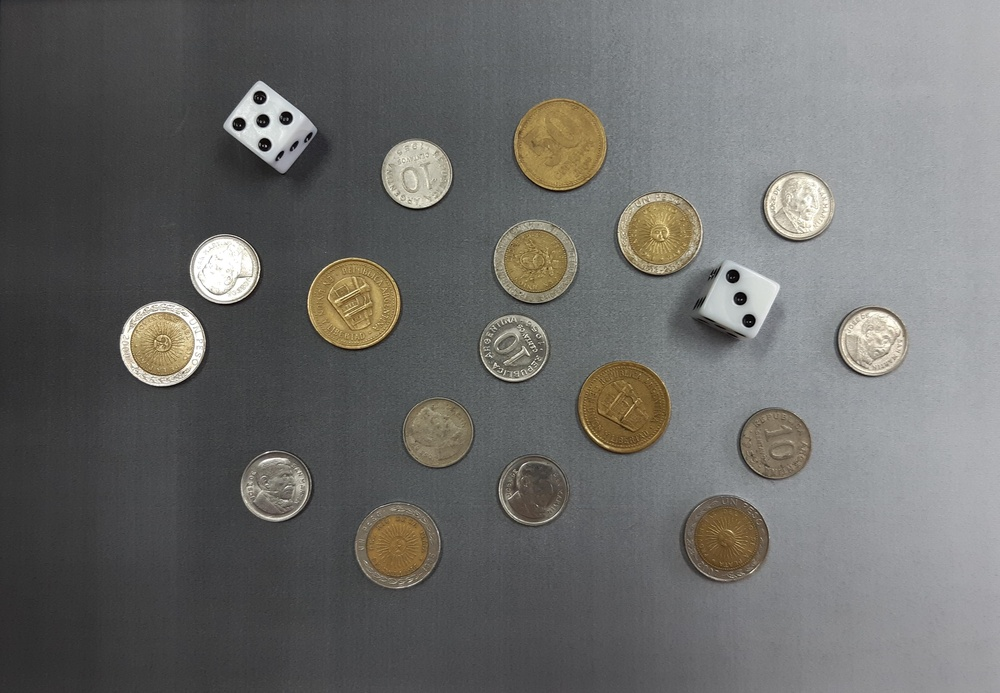
#> input picture images/monedas.jpg, 1000 x 693 px, shrunk from 3871 x 2681 before the run
$ python problema_1_benja.py
#> lines starting #> are read from the running program, lines starting #| are printed output that depends on the picture; after the words box and inside, x2 and y2 are one past the last pixel; in counts of white or black regions, pixels touching at a corner belong together
#> in main, img_bgr is the input picture: shape (693, 1000, 3); mean B, G, R 105.5, 107.4, 107.5
#| Imagen cargada: 1000 x 693 px
"""
TP2 - Problema 1: Detección y clasificación de monedas y dados.

Pipeline (cada etapa informa por consola y muestra una figura):

    A. Segmentación
        1. Carga y suavizado (filtro gaussiano).
        2. Pasaje a CIELAB: canal L (brillo) y croma (saturación del color).
        3. Binarización: croma alto (monedas doradas/bimetálicas)
                         o brillo alto (monedas plateadas y dados).
                         El umbral de brillo lo elige Otsu (U3).
        4. Morfología: clausura, relleno de huecos (floodFill) y apertura.
        5. Componentes conectados: un objeto por moneda o dado.

    B. Clasificación de monedas
        6. Contorno, área y perímetro de cada objeto -> factor de forma rho.
           rho alto = círculo = moneda;  rho bajo = dado.
        7. Las monedas se clasifican por ÁREA con k-means (U5): se agrupan las
           áreas en 3 grupos (10 centavos / 1 peso / 50 centavos) sin umbrales fijos.

    C. Dados
        8. Dentro de cada dado se buscan los puntos negros (pips) y se tapan los
           agujeritos de los reflejos con una clausura (U6).
        9. Los pips de la cara superior son círculos grandes (área alta y
           rho alto); los de las caras laterales están estirados y son chicos.
           "Grande" se mide contra el pip más grande de ese mismo dado.
           El valor del dado es la cantidad de pips de la cara superior.

Uso:  python problema_1_benja.py   (desde la carpeta del proyecto)
Las figuras se guardan en images/output_benja/
"""

import os

import cv2
import numpy as np
import matplotlib.pyplot as plt


# =============================================================================
# Parámetros (ajustados sobre images/monedas.jpg)
# =============================================================================

# RUTA_BASE = os.path.dirname(os.path.abspath(__file__))
RUTA_IMAGEN = 'images/monedas.jpg'
CARPETA_SALIDA = 'images/output_benja/'

# --- Segmentación ------------------------------------------------------------
SIGMA_SUAVIZADO = 2        # Desvío del filtro gaussiano
UMBRAL_CROMA = 4           # Croma > umbral  -> objeto con color (el fondo es gris)
LIMITE_CLARO = 150         # Otsu se calcula solo con los píxeles L > límite (el fondo oscuro no cuenta)
K_CLAUSURA = 31            # Elemento estructurante de la clausura (tapa grietas)
K_APERTURA = 61            # Elemento estructurante de la apertura (saca ruido)

# --- Clasificación de monedas ------------------------------------------------
RHO_MIN_MONEDA = 0.8       # rho > 0.8 -> moneda (círculo);  rho <= 0.8 -> dado
# Áreas medidas (px): 10c ~ 55k-63k | 1 peso ~ 84k-87k | 50c ~ 105k
CLAVES_MONEDAS = ['10c', '1p', '50c']   # De menor a mayor área (k-means usa 3 grupos)

# --- Dados -------------------------------------------------------------------
K_APERTURA_PIPS = 5        # Apertura para limpiar los puntos negros
K_CLAUSURA_PIPS = 15       # Clausura para tapar los reflejos y mordidas dentro de un pip
FRAC_AREA_PIP = 0.5        # Un pip de la cara superior mide al menos esta fracción del pip más grande
RHO_MIN_PIP = 0.65         # ... y circulares (los de las caras laterales estan estirados)

MONEDAS = {
    '10c':  {'nombre': '10 centavos', 'valor': 0.10, 'color': (255, 0, 0)},
    '1p':   {'nombre': '1 peso',      'valor': 1.00, 'color': (0, 160, 0)},
    '50c':  {'nombre': '50 centavos', 'valor': 0.50, 'color': (0, 0, 255)},
}


# =============================================================================
# Funciones auxiliares
# =============================================================================

def elemento(k):
    """Elemento estructurante elíptico de k x k."""
    return cv2.getStructuringElement(cv2.MORPH_ELLIPSE, (k, k))


def rellenar_huecos(binaria):
    """
    Rellena los huecos internos de una imagen binaria (0/255) con floodFill.
    Se inunda el fondo desde la esquina (0, 0); lo que no se inunda es objeto.
    """
    inundada = binaria.copy()
    mascara = np.zeros((binaria.shape[0] + 2, binaria.shape[1] + 2), np.uint8)
    cv2.floodFill(inundada, mascara, (0, 0), 255)
    return binaria | cv2.bitwise_not(inundada)


def medidas_contorno(obj):
    """
    Devuelve (contorno, area, perimetro, rho) de un objeto binario (0/1).
    rho = 4*pi*A / P^2  (= 1 para un círculo perfecto).
    """
    contornos, _ = cv2.findContours(obj, cv2.RETR_EXTERNAL, cv2.CHAIN_APPROX_NONE)
    cnt = max(contornos, key=cv2.contourArea)
    area = cv2.contourArea(cnt)
    perimetro = cv2.arcLength(cnt, True)
    rho = 4 * np.pi * area / perimetro ** 2
    return cnt, area, perimetro, rho


def mostrar(imagenes, titulos, nombre_archivo, titulo_general=None, cmap='gray'):
    """Muestra varias imágenes en una fila y guarda la figura."""
    fig, axs = plt.subplots(1, len(imagenes), figsize=(6 * len(imagenes), 5.5))
    axs = np.atleast_1d(axs)
    for ax, im, t in zip(axs, imagenes, titulos):
        ax.imshow(im, cmap=cmap if im.ndim == 2 else None)
        ax.set_title(t)
        ax.axis('off')
    if titulo_general:
        fig.suptitle(titulo_general, fontsize=14)
    plt.tight_layout()
    fig.savefig(os.path.join(CARPETA_SALIDA, nombre_archivo), dpi=150, bbox_inches='tight')
    plt.show(block=False)


def etiquetas_a_color(labels, num_labels):
    """Pinta cada componente conectado con un color distinto."""
    labels_color = np.uint8(255 / max(num_labels - 1, 1) * labels)
    im_color = cv2.applyColorMap(labels_color, cv2.COLORMAP_JET)
    im_color = cv2.cvtColor(im_color, cv2.COLOR_BGR2RGB)
    im_color[labels == 0] = 0
    return im_color


# =============================================================================
# A. Segmentación
# =============================================================================

def segmentar(img_rgb):
    """
    Segmenta monedas y dados. Devuelve la máscara binaria final (0/255) y
    las imágenes intermedias para mostrarlas.
    """
    # --- 1. Suavizado ---------------------------------------------------------
    img_suave = cv2.GaussianBlur(img_rgb, (0, 0), SIGMA_SUAVIZADO)

    # --- 2. CIELAB: L (brillo) y croma ----------------------------------------
    # El fondo es gris (croma ~ 0) aunque su brillo cambie de izquierda a
    # derecha: el croma no depende del degradé de iluminación.
    lab = cv2.cvtColor(img_suave, cv2.COLOR_RGB2LAB)
#> lab: shape (693, 1000, 3); mean of channels 0, 1, 2 114.3, 127.8, 129.1
    L = lab[..., 0]
    croma = np.hypot(lab[..., 1].astype(np.float32) - 128,
                     lab[..., 2].astype(np.float32) - 128)
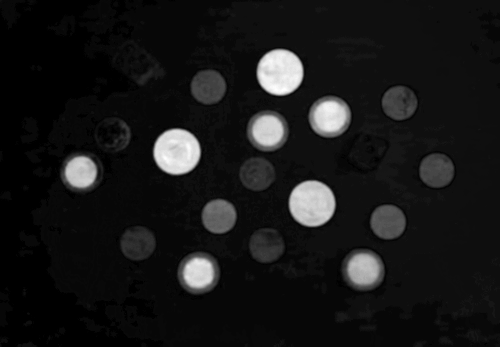
#> croma: shape (693, 1000) float32 (shown at 1/2 size); min 0, max 36.12, mean 3.3; drawn with min black and max white

    # --- 3. Binarización ------------------------------------------------------
    # Monedas doradas y bimetálicas: croma alto.
    # Monedas plateadas y dados: casi sin color, pero muy claros.
    # El umbral de brillo lo calcula Otsu, pero solo con los píxeles claros: si
    # se usara toda la imagen, el fondo (que se aclara hacia la derecha) quedaría
    # mezclado con los objetos.
    umbral_brillo, _ = cv2.threshold(L[L > LIMITE_CLARO].reshape(-1, 1), 0, 255,
                                     cv2.THRESH_BINARY + cv2.THRESH_OTSU)
#> umbral_brillo = 191
    bin_croma = (croma > UMBRAL_CROMA).astype(np.uint8) * 255
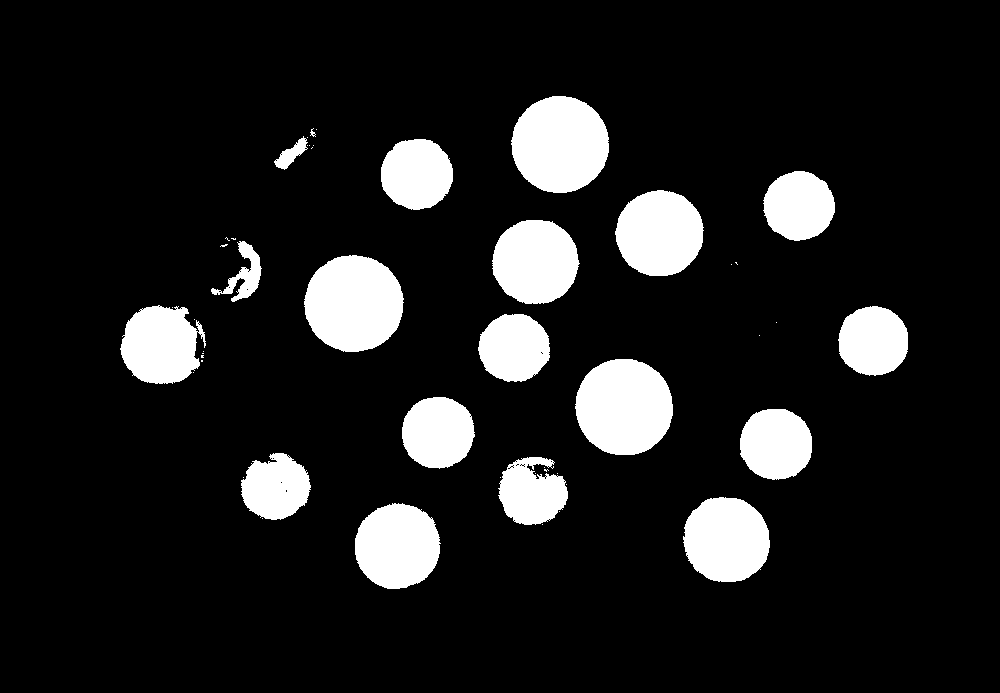
#> bin_croma: shape (693, 1000); 12% white; 49 white regions (30 under 20 px), largest, box (x1, y1, x2, y2) and area: (304, 255, 404, 352) 7555, (575, 359, 673, 455) 7442, (511, 96, 609, 193) 7432
    bin_brillo = (L > umbral_brillo).astype(np.uint8) * 255
#> bin_brillo: shape (693, 1000); 2.4% white; 11 white regions (3 under 20 px), largest, box (x1, y1, x2, y2) and area: (192, 238, 256, 302) 3194, (767, 175, 833, 237) 3022, (706, 262, 780, 334) 2324
    binaria = cv2.bitwise_or(bin_croma, bin_brillo)

    # --- 4. Morfología --------------------------------------------------------
    clausura = cv2.morphologyEx(binaria, cv2.MORPH_CLOSE, elemento(K_CLAUSURA))
#> clausura: shape (693, 1000); 13.6% white; 17 white regions, largest, box (x1, y1, x2, y2) and area: (478, 217, 580, 382) 10122, (120, 237, 262, 384) 9354, (304, 255, 404, 352) 7566
    rellena = rellenar_huecos(clausura)
    mascara = cv2.morphologyEx(rellena, cv2.MORPH_OPEN, elemento(K_APERTURA))
#> mascara: shape (693, 1000); 12.2% white; 17 white regions, largest, box (x1, y1, x2, y2) and area: (305, 255, 403, 352) 7499, (512, 96, 609, 194) 7400, (576, 359, 673, 455) 7378

    etapas = {
        'L': L, 'croma': croma, 'umbral_brillo': umbral_brillo,
        'bin_croma': bin_croma, 'bin_brillo': bin_brillo, 'binaria': binaria,
        'clausura': clausura, 'rellena': rellena, 'mascara': mascara,
    }
    return mascara, etapas


# =============================================================================
# B. Medición y clasificación de monedas
# =============================================================================

def medir_objetos(labels, num_labels):
    """Calcula contorno, área, perímetro y rho de cada componente."""
    objetos = []
    for i in range(1, num_labels):
        obj = (labels == i).astype(np.uint8)
        cnt, area, per, rho = medidas_contorno(obj)
        M = cv2.moments(cnt)
        centro = (int(M['m10'] / M['m00']), int(M['m01'] / M['m00']))
        objetos.append({'id': i, 'obj': obj, 'cnt': cnt, 'area': area,
                        'perimetro': per, 'rho': rho, 'centro': centro})
    return objetos


def clasificar_monedas(monedas):
    """
    Clasifica las monedas por su área con k-means (3 grupos). Escribe o['tipo'] en
    cada moneda y devuelve los centros de los grupos y los umbrales de corte
    (punto medio entre grupos vecinos), solo para mostrarlos en el gráfico.
    """
    areas = np.float32([o['area'] for o in monedas]).reshape(-1, 1)
    criterio = (cv2.TERM_CRITERIA_EPS + cv2.TERM_CRITERIA_MAX_ITER, 100, 0.1)
    cv2.setRNGSeed(0)   # misma corrida, mismo resultado
    _, etiquetas, centros = cv2.kmeans(areas, len(CLAVES_MONEDAS), None, criterio, 10,
                                       cv2.KMEANS_PP_CENTERS)
    centros = centros.flatten()
    orden = np.argsort(centros)             # grupo de menor a mayor área
    posicion = np.empty_like(orden)
    posicion[orden] = np.arange(len(orden))  # número de grupo -> posición (0=10c, 1=1p, 2=50c)
    for o, e in zip(monedas, etiquetas.flatten()):
        o['tipo'] = CLAVES_MONEDAS[posicion[e]]
    centros = np.sort(centros)
    return centros, (centros[:-1] + centros[1:]) / 2


def dibujar_texto(img, texto, centro, color, escala=2.6, grosor=7):
    """Texto centrado con contorno blanco para que se lea sobre cualquier fondo."""
    (w, h), _ = cv2.getTextSize(texto, cv2.FONT_HERSHEY_SIMPLEX, escala, grosor)
    org = (centro[0] - w // 2, centro[1] + h // 2)
    cv2.putText(img, texto, org, cv2.FONT_HERSHEY_SIMPLEX, escala, (255, 255, 255), grosor + 6)
    cv2.putText(img, texto, org, cv2.FONT_HERSHEY_SIMPLEX, escala, color, grosor)


# =============================================================================
# C. Dados
# =============================================================================

# [37 lines left out: function contar_pips, not called in this run]


# =============================================================================
# Programa principal
# =============================================================================

def main():
    os.makedirs(CARPETA_SALIDA, exist_ok=True)

    # -------------------------------------------------------------------------
    # Carga
    # -------------------------------------------------------------------------
    img_bgr = cv2.imread(RUTA_IMAGEN, cv2.IMREAD_COLOR)
    if img_bgr is None:
        raise FileNotFoundError(f'No se pudo cargar la imagen: {RUTA_IMAGEN}')
    img = cv2.cvtColor(img_bgr, cv2.COLOR_BGR2RGB)
    gris = cv2.medianBlur(cv2.cvtColor(img, cv2.COLOR_RGB2GRAY), 5)
    print(f'Imagen cargada: {img.shape[1]} x {img.shape[0]} px')

    # =========================================================================
    # A. SEGMENTACIÓN
    # =========================================================================
    print('\n=== A. Segmentación de monedas y dados ===')
    mascara, e = segmentar(img)
#> e = 9 items

    mostrar([img, e['L'], e['croma']],
            ['Imagen original', 'Canal L (brillo)', 'Croma (color)'],
            'A1_canales.png', 'A1. Pasaje a CIELAB: el croma ignora el degradé del fondo')
#> the loop in mostrar, `for ax, im, t in zip(axs, imagenes, titulos):` made 3 passes
#> t on passes 1 to 3: 'Imagen original', 'Canal L (brillo)', 'Croma (color)'
    print(f"Binarización: croma > {UMBRAL_CROMA} o L > {e['umbral_brillo']:.0f} (umbral de brillo por Otsu)")
#| Binarización: croma > 4 o L > 191 (umbral de brillo por Otsu)

    mostrar([e['bin_croma'], e['bin_brillo'], e['binaria']],
            [f'Croma > {UMBRAL_CROMA}', f"L > {e['umbral_brillo']:.0f} (Otsu)", 'Unión (OR)'],
            'A2_binarizacion.png', 'A2. Binarización')
#> the loop in mostrar (call 2), `for ax, im, t in zip(axs, imagenes, titulos):` made 3 passes
#> t on passes 1 to 3: 'Croma > 4', 'L > 191 (Otsu)', 'Unión (OR)'

    mostrar([e['clausura'], e['rellena'], mascara],
            [f'Clausura {K_CLAUSURA}x{K_CLAUSURA}', 'Relleno de huecos (floodFill)',
             f'Apertura {K_APERTURA}x{K_APERTURA} (máscara final)'],
            'A3_morfologia.png', 'A3. Operaciones morfológicas')

    num_labels, labels, stats, centroides = cv2.connectedComponentsWithStats(mascara)
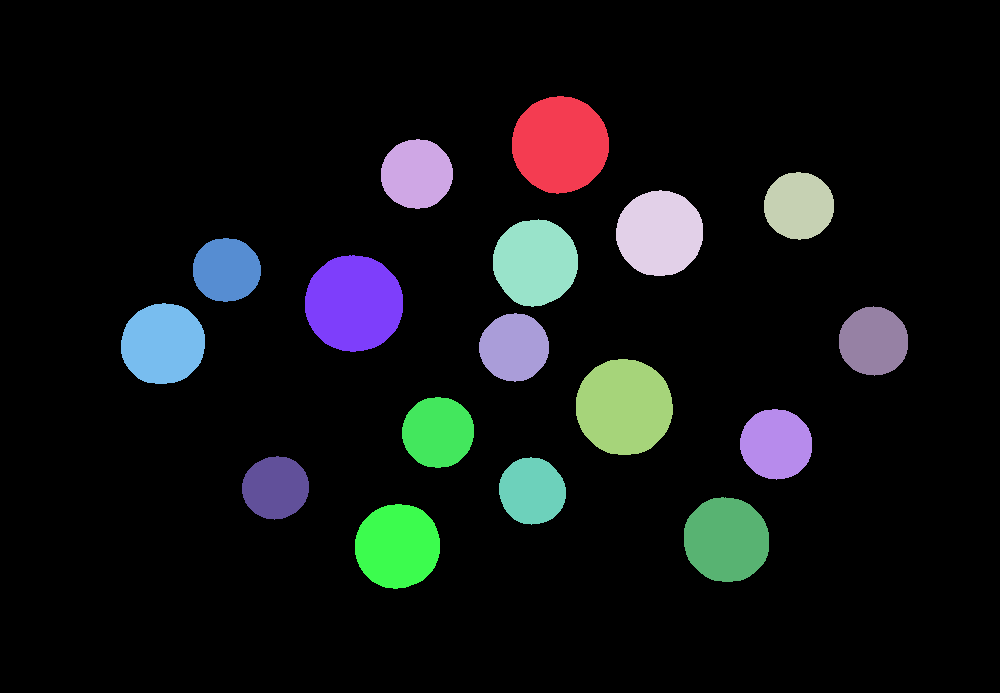
#> labels: shape (693, 1000) int32; 18 distinct labels, from 0 to 17; one colour per label, 0 black
#> num_labels = 18; stats = 18 rows, first 6: [0, 0, 1000, 693, 608671], [512, 96, 97, 98, 7400], [381, 139, 72, 70, 3944], [764, 172, 70, 68, 3733], [616, 190, 87, 86, 5880], [493, 219, 85, 88, 5800]; centroides = 18 rows, first 8: [496.5, 346.1], [559.7, 144.2], [416.4, 173.6], [798.5, 205.4], [659.3, 232.8], [534.9, 262.1], [226.1, 269.5], [353.5, 303.1]
    print(f'Objetos detectados (monedas + dados): {num_labels - 1}')
#| Objetos detectados (monedas + dados): 17

    segmentada = img.copy()
    segmentada[mascara == 0] = 0
    mostrar([etiquetas_a_color(labels, num_labels), segmentada],
            ['Componentes conectados', 'Objetos segmentados'],
            'A4_componentes.png', 'A4. Segmentación final')
#> in etiquetas_a_color, `im_color[labels == 0] = 0`:
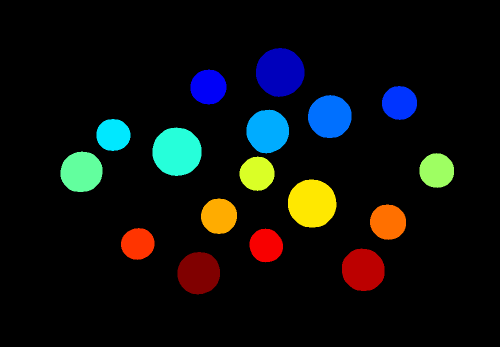
#> im_color: shape (693, 1000, 3) (shown at 1/2 size); mean R, G, B 14, 15.7, 14.7

    # =========================================================================
    # B. CLASIFICACIÓN DE MONEDAS
    # =========================================================================
    print('\n=== B. Clasificación de monedas ===')
    objetos = medir_objetos(labels, num_labels)
#> the loop in medir_objetos, `for i in range(1, num_labels):` made 17 passes
#> (area, perimetro in medidas_contorno, rho, per, centro) on passes 1 to 8: (7264, 318, 0.902, 318, (559, 144)), (3844.5, 231.4, 0.902, 231.4, (416, 173)), (3636, 225.1, 0.901, 225.1, (798, 205)), (5758.5, 282.8, 0.905, 282.8, (659, 232)), (5679.5, 281.7, 0.9, 281.7, (534, 262)), (3351.5, 216.1, 0.902, 216.1, (226, 269)), (7361.5, 320.6, 0.9, 320.6, (353, 303)), (5286, 270.9, 0.905, 270.9, (162, 343))
#> pass 1, in medir_objetos, `obj = (labels == i).astype(np.uint8)`:
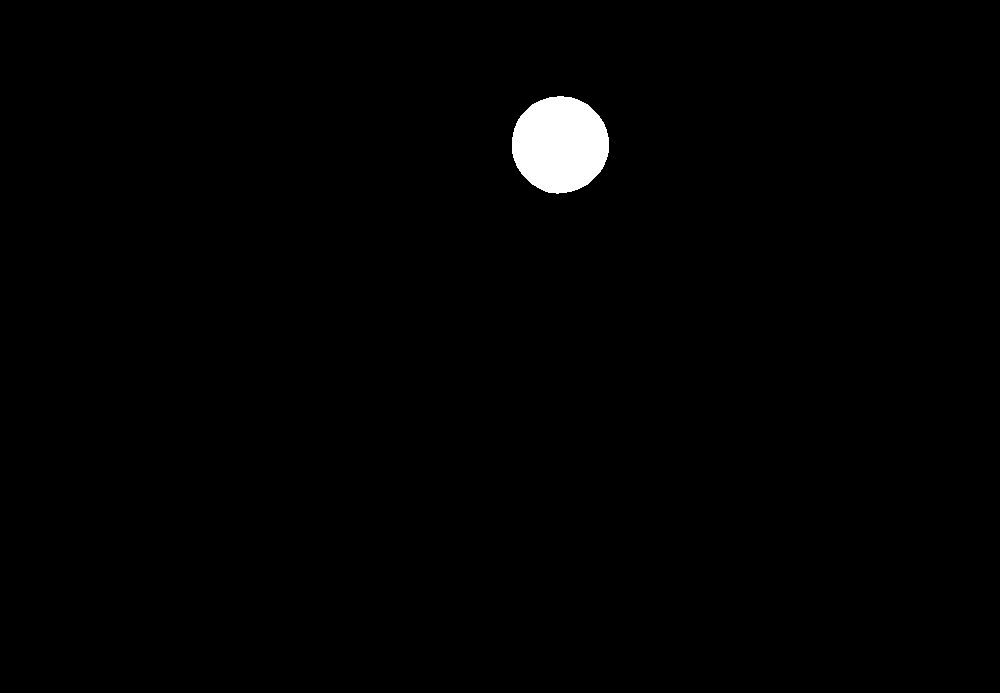
#> obj: shape (693, 1000); values 0 (black) and 1 (white), 1.1% white; 1 white region, box (x1, y1, x2, y2) and area: (512, 96, 609, 194) 7400
#> after the loop in medir_objetos, `for i in range(1, num_labels):`: objetos = 17 items
#> (the rest of the program and of its run is left out)
